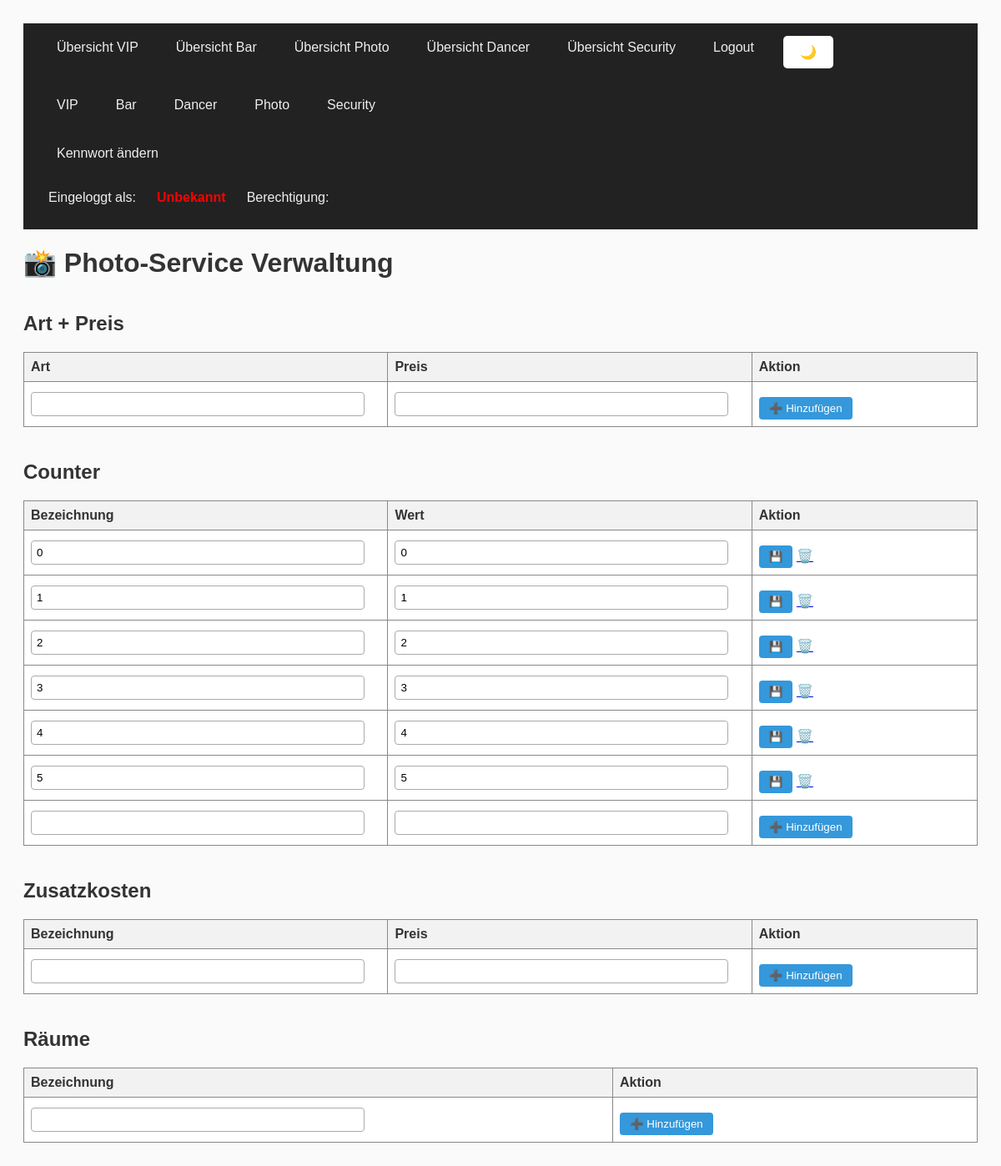
Page /ver_photo_service.php (signed in) on the committed database.
### tables this page shows
CREATE TABLE counter (
    id INT AUTO_INCREMENT PRIMARY KEY,
    bezeichnung VARCHAR(255) NOT NULL,
    counter INT NOT NULL
);

### ver_photo_service.php (the view, shortened to what this page needs)
<?php
include 'menu.php';
$counter_list = $pdo->query("SELECT * FROM counter ORDER BY bezeichnung")->fetchAll();
?>
<!DOCTYPE html>
<html lang="de">
<head>
</head>
<body>
<h1>📸 Photo-Service Verwaltung</h1>
<h2>Art + Preis</h2>
<table>
<tr><th>Art</th><th>Preis</th><th>Aktion</th></tr>
<tr>
  <form method="post">
    <td><input type="text" name="art" required></td>
    <td><input type="number" name="preis" required></td>
    <td><input type="submit" name="add_art" value="➕ Hinzufügen"></td>
  </form>
</tr>
</table>
<h2>Counter</h2>
<table>
<tr><th>Bezeichnung</th><th>Wert</th><th>Aktion</th></tr>
<?php foreach ($counter_list as $row): ?>
<tr>
  <form method="post">
    <td><input type="text" name="edit_counter_bez" value="<?= htmlspecialchars($row['bezeichnung']) ?>" required></td>
    <td><input type="number" name="edit_counter_val" value="<?= $row['counter'] ?>" required></td>
    <td>
      <input type="submit" value="💾">
      <a href="?delete_counter=<?= $row['id'] ?>" onclick="return confirm('Löschen?')">🗑️</a>
    </td>
  </form>
</tr>
<?php endforeach; ?>
<tr>
  <form method="post">
    <td><input type="text" name="counter_bez" required></td>
    <td><input type="number" name="counter_val" required></td>
    <td><input type="submit" name="add_counter" value="➕ Hinzufügen"></td>
  </form>
</tr>
</table>
<h2>Zusatzkosten</h2>
<table>
<tr><th>Bezeichnung</th><th>Preis</th><th>Aktion</th></tr>
<tr>
  <form method="post">
    <td><input type="text" name="zk_bez" required></td>
    <td><input type="number" name="zk_preis" required></td>
    <td><input type="submit" name="add_zk" value="➕ Hinzufügen"></td>
  </form>
</tr>
</table>
<h2>Räume</h2>
<table>
<tr><th>Bezeichnung</th><th>Aktion</th></tr>
<tr>
  <form method="post">
    <td><input type="text" name="room_bez" required></td>
    <td><input type="submit" name="add_room" value="➕ Hinzufügen"></td>
  </form>
</tr>
</table>
</body>
</html>

### style.css (style rules this page uses)
body { font-family: Arial, sans-serif; padding: 20px; background-color: #fafafa; color: #333; }
table { border-collapse: collapse; width: 100%; max-width: 100%; margin-top: 20px; margin-bottom: 30px; background-color: #fff; }
th, td { border: 1px solid #888; padding: 8px; text-align: left; }
th { background-color: #f2f2f2; font-weight: bold; }
h2 { margin-top: 40px; }
form { margin-top: 40px; }
input[type="text"], input[type="number"], select { width: 100%; max-width: 400px; padding: 6px; border: 1px solid #aaa; border-radius: 4px; box-sizing: border-box; }
input[type="submit"], .submit-btn { margin-top: 10px; padding: 6px 12px; background-color: #3498db; color: white; border: none; border-radius: 4px; cursor: pointer; }

### rows in the picture
counter: edit_counter_bez "0", edit_counter_val "0"
counter: edit_counter_bez "1", edit_counter_val "1"
counter: edit_counter_bez "2", edit_counter_val "2"
counter: edit_counter_bez "3", edit_counter_val "3"
counter: edit_counter_bez "4", edit_counter_val "4"
counter: edit_counter_bez "5", edit_counter_val "5"

### other values in the picture
$username "Unbekannt"
